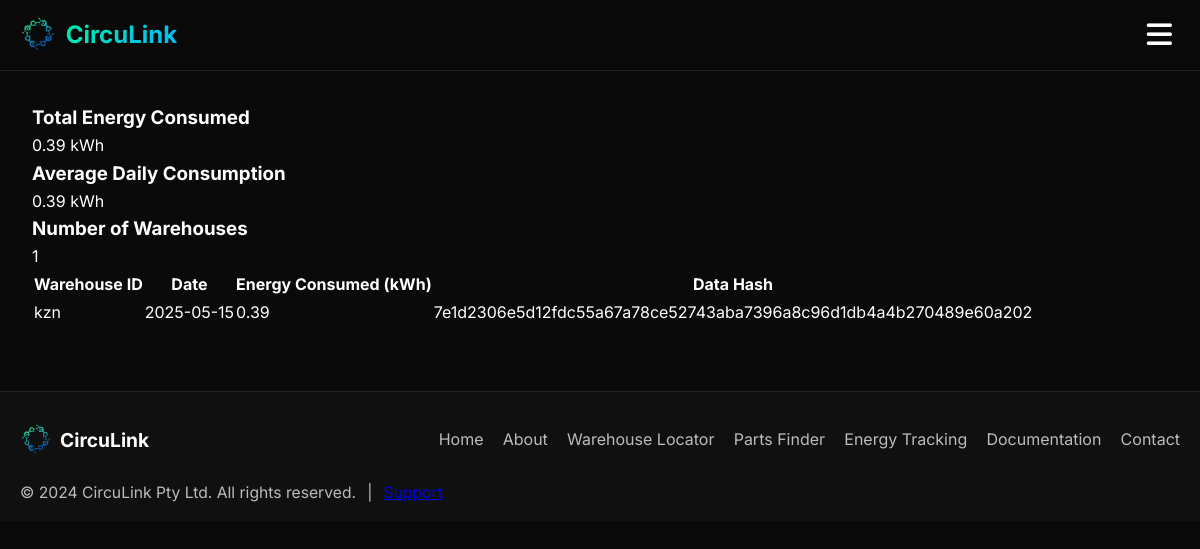
Screenshot of /energy_dashboard with the database file from the repository.
### app.py (models this page shows)
class EnergyData(db.Model):
    id = db.Column(db.Integer, primary_key=True)
    warehouse_id = db.Column(db.String(50), nullable=False)
    date = db.Column(db.DateTime, nullable=False)
    energy_consumed_kwh = db.Column(db.Float, nullable=False)
    data_hash = db.Column(db.String(64))

### app.py (the view)
@app.route('/energy_dashboard')
def energy_dashboard():
    energy_data = EnergyData.query.order_by(EnergyData.date).all()
    warehouses = db.session.query(EnergyData.warehouse_id).distinct().all()
    return render_template('energy_dashboard.html',
                         energy_data=energy_data,
                         warehouses=warehouses)

### templates/energy_dashboard.html (shortened to what this page needs)
{% extends "base.html" %}
{% block content %}
<div class="stats-container">
    <div class="stat-card">
        <h3>Total Energy Consumed</h3>
        <p>{{ "%.2f"|format(energy_data|sum(attribute='energy_consumed_kwh')) }} kWh</p>
    </div>
    <div class="stat-card">
        <h3>Average Daily Consumption</h3>
        <p>{{ "%.2f"|format(energy_data|sum(attribute='energy_consumed_kwh') / energy_data|length if energy_data else 0) }} kWh</p>
    </div>
    <div class="stat-card">
        <h3>Number of Warehouses</h3>
        <p>{{ warehouses|length }}</p>
    </div>
</div>
<table>
    <thead>
        <tr>
            <th>Warehouse ID</th>
            <th>Date</th>
            <th>Energy Consumed (kWh)</th>
            <th>Data Hash</th>
        </tr>
    </thead>
    <tbody>
        {% for data in energy_data %}
        <tr>
            <td>{{ data.warehouse_id }}</td>
            <td>{{ data.date.strftime('%Y-%m-%d') }}</td>
            <td>{{ "%.2f"|format(data.energy_consumed_kwh) }}</td>
            <td class="data-hash">{{ data.data_hash }}</td>
        </tr>
        {% endfor %}
    </tbody>
</table>
{% endblock %}

### templates/base.html (style rules this page uses)
:root { --primary-gradient: linear-gradient(135deg, #00ff88 0%, #00b8ff 100%); --secondary-gradient: linear-gradient(135deg, #ff00ff 0%, #00b8ff 100%); --dark-bg: #0a0a0a; --darker-bg: #050505; --card-bg: rgba(255, 255, 255, 0.05); --text-primary: #ffffff; --text-secondary: rgba(255, 255, 255, 0.7); --accent-green: #00ff88; --accent-blue: #00b8ff; --sidebar-width: 250px; }
* { margin: 0; padding: 0; box-sizing: border-box; }
body { font-family: 'Inter', sans-serif; line-height: 1.6; background: var(--dark-bg); color: var(--text-primary); min-height: 100vh; overflow-x: hidden; }

### rows the page displays
EnergyData: warehouse_id "kzn", date "2025-05-15", energy_consumed_kwh "0.39", data_hash "7e1d2306e5d12fdc55a67a78ce52743aba7396a8c96d1db4a4b270489e60a202"

### other values shown
{{ "%.2f"|format(energy_data|sum(attribute='energy_consumed_kwh')) }} "0.39"
{{ warehouses|length }} "1"
{{ 2024 }} "2024"
